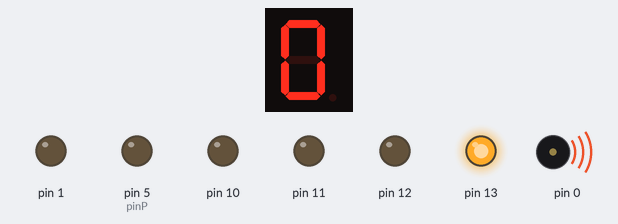
The sketch below on a simulated Arduino Uno, built with avr-gcc and run on an emulated ATmega328P. On the bench: 1-digit seven-segment display, output pins drawn as LEDs (lit = HIGH), buzzer (waves = sounding). Wiring (inferred from the names in the program): 1-digit 7-segment display, segments lit when HIGH: segments pin 7, pin 6, pin 4, pin 3, pin 2, pin 8, pin 9. The segment pins are drawn as the display they are named for; pins used as bus, display or sensor lines are not drawn.

Above: at 0.1 s.
At 1.2 s:
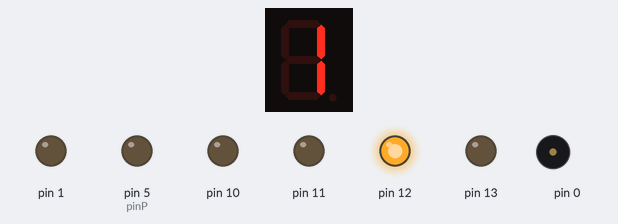
At 2.1 s:
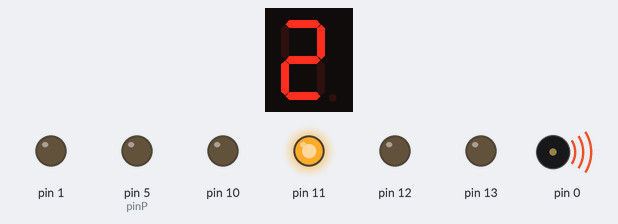
At 4.1 s:
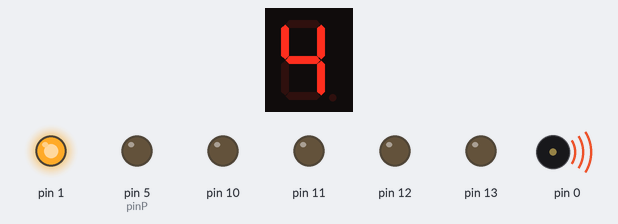
At 6.1 s:
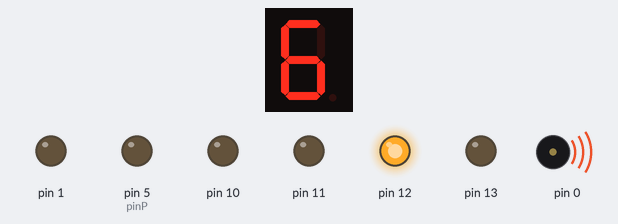
At 8.1 s:
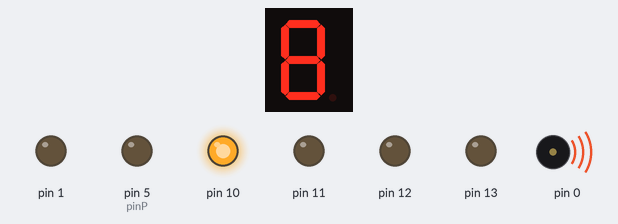
Timing chart, 0 to 40.0 s (numbered marks = the images above):
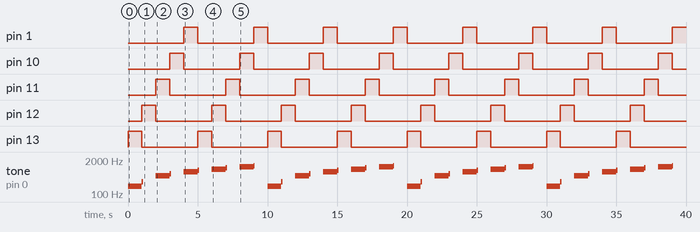

Measured:
- by itself, pin 1, pin 10–13: alternates HIGH for 1.0 s and LOW for 4.0 s
- by itself, tone on pin 0: repeats every 10.0 s: 300 Hz 0.10 s, silent 0.90 s, 500 Hz 1.0 s, 600 Hz 0.10 s, silent 0.90 s, 700 Hz 1.0 s, 800 Hz 0.10 s, silent 0.90 s, 900 Hz 1.0 s, 1000 Hz 0.10 s, silent 0.90 s, 1100 Hz 1.0 s, 1200 Hz 0.10 s, silent 0.90 s, 200 Hz 1.0 s
- what the display in image 1 shows lasts 1.0 s, from 1.0 s to 2.0 s

The sketch:

seven_segment_display_countdown_with_bell_and_led1.ino
```cpp
int pinA = 7;
int pinB = 6;
int pinC = 4;
int pinD = 3;
int pinE = 2;
int pinF = 8;
int pinG = 9;
int pinP = 5;

void setup(){
  pinMode(pinA, OUTPUT);
  pinMode(pinB, OUTPUT);
  pinMode(pinC, OUTPUT);
  pinMode(pinD, OUTPUT);
  pinMode(pinE, OUTPUT);
  pinMode(pinF, OUTPUT);
  pinMode(pinG, OUTPUT);
  pinMode(pinP, OUTPUT);
  pinMode(13, OUTPUT);
  pinMode(12, OUTPUT);
  pinMode(11, OUTPUT);
  pinMode(10, OUTPUT);
  pinMode(1, OUTPUT);
  pinMode(0, OUTPUT);
}

void loop(){

  // for Zero
  ///
  tone(0,200,1000);
  digitalWrite(1, LOW);
  digitalWrite(13, HIGH);
  digitalWrite(pinA, HIGH);
  digitalWrite(pinB, HIGH);
  digitalWrite(pinC, HIGH);
  digitalWrite(pinD, HIGH);
  digitalWrite(pinE, HIGH);
  digitalWrite(pinF, HIGH);
  digitalWrite(pinG, LOW);
  digitalWrite(pinP, LOW);
  delay(1000);

  // for one
  ///
  tone(0,300,100);
  digitalWrite(13, LOW);
  digitalWrite(12, HIGH);
  digitalWrite(pinA, LOW);
  digitalWrite(pinB, HIGH);
  digitalWrite(pinC, HIGH);
  digitalWrite(pinD, LOW);
  digitalWrite(pinE, LOW);
  digitalWrite(pinF, LOW);
  digitalWrite(pinG, LOW);
  digitalWrite(pinP, LOW);
  delay(1000);

  // for two
  ///
  tone(0,500,1000);
  digitalWrite(12, LOW);
  digitalWrite(11, HIGH);
  digitalWrite(pinA, HIGH);
  digitalWrite(pinB, HIGH);
  digitalWrite(pinC, LOW);
  digitalWrite(pinD, HIGH);
  digitalWrite(pinE, HIGH);
  digitalWrite(pinF, LOW);
  digitalWrite(pinG, HIGH);
  digitalWrite(pinP, LOW);
  delay(1000);

  // for threeLOW
  ///
  tone(0,600,100);
  digitalWrite(11, LOW);
  digitalWrite(10, HIGH);
  digitalWrite(pinA, HIGH);
  digitalWrite(pinB, HIGH);
  digitalWrite(pinC, HIGH);
  digitalWrite(pinD, HIGH);
  digitalWrite(pinE, LOW);
  digitalWrite(pinF, LOW);
  digitalWrite(pinG, HIGH);
  digitalWrite(pinP, LOW);
  delay(1000);

  // for four
  ///
  tone(0,700,1000);
  digitalWrite(10, LOW);
  digitalWrite(1, HIGH);
  digitalWrite(pinA, LOW);
  digitalWrite(pinB, HIGH);
  digitalWrite(pinC, HIGH);
  digitalWrite(pinD, LOW);
  digitalWrite(pinE, LOW);
  digitalWrite(pinF, HIGH);
  digitalWrite(pinG, HIGH);
  digitalWrite(pinP, LOW);
  delay(1000);

  // for five
  ///
  tone(0,800,100);
  digitalWrite(1, LOW);
  digitalWrite(13, HIGH);
  digitalWrite(pinA, HIGH);
  digitalWrite(pinB, LOW);
  digitalWrite(pinC, HIGH);
  digitalWrite(pinD, HIGH);
  digitalWrite(pinE, LOW);
  digitalWrite(pinF, HIGH);
  digitalWrite(pinG, HIGH);
  digitalWrite(pinP, LOW);
  delay(1000);

  // for six
  ///
  tone(0,900,1000);
  digitalWrite(13, LOW);
  digitalWrite(12, HIGH);
  digitalWrite(pinA, HIGH);
  digitalWrite(pinB, LOW);
  digitalWrite(pinC, HIGH);
  digitalWrite(pinD, HIGH);
  digitalWrite(pinE, HIGH);
  digitalWrite(pinF, HIGH);
  digitalWrite(pinG, HIGH);
  digitalWrite(pinP, LOW);
  delay(1000);

  // FOR SEVEN
  ///
  tone(0,1000,100);
  digitalWrite(12, LOW);
  digitalWrite(11, HIGH);
  digitalWrite(pinA, HIGH);
  digitalWrite(pinB, HIGH);
  digitalWrite(pinC, HIGH);
  digitalWrite(pinD, LOW);
  digitalWrite(pinE, LOW);
  digitalWrite(pinF, LOW);
  digitalWrite(pinG, LOW);
  digitalWrite(pinP, LOW);
  delay(1000);

  // FOR EIGHT
  ///
  tone(0,1100,1000);
  digitalWrite(11, LOW);
  digitalWrite(10, HIGH);
  digitalWrite(pinA, HIGH);
  digitalWrite(pinB, HIGH);
  digitalWrite(pinC, HIGH);
  digitalWrite(pinD, HIGH);
  digitalWrite(pinE, HIGH);
  digitalWrite(pinF, HIGH);
  digitalWrite(pinG, HIGH);
  digitalWrite(pinP, LOW);
  delay(1000);

  // FOR NINE
  ///
  tone(0,1200,100);
  digitalWrite(10, LOW);
  digitalWrite(1, HIGH);
  digitalWrite(pinA, HIGH);
  digitalWrite(pinB, HIGH);
  digitalWrite(pinC, HIGH);
  digitalWrite(pinD, HIGH);
  digitalWrite(pinE, LOW);
  digitalWrite(pinF, HIGH);
  digitalWrite(pinG, HIGH);
  digitalWrite(pinP, LOW);
  delay(1000);
}
```
